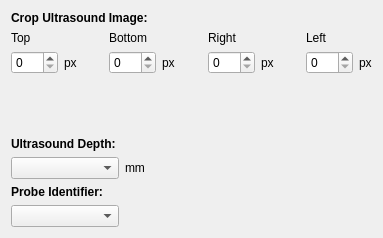
<?xml version="1.0" encoding="UTF-8"?>
<ui version="4.0">
 <class>QmitkUSControlsCustomVideoDeviceWidget</class>
 <widget class="QWidget" name="QmitkUSControlsCustomVideoDeviceWidget">
  <property name="geometry">
   <rect>
    <x>0</x>
    <y>0</y>
    <width>383</width>
    <height>238</height>
   </rect>
  </property>
  <property name="windowTitle">
   <string>Form</string>
  </property>
  <layout class="QVBoxLayout" name="verticalLayout">
   <item>
    <widget class="QLabel" name="label">
     <property name="text">
      <string>&lt;html&gt;&lt;head/&gt;&lt;body&gt;&lt;p&gt;&lt;span style=&quot; font-weight:600;&quot;&gt;Crop Ultrasound Image:&lt;/span&gt;&lt;/p&gt;&lt;/body&gt;&lt;/html&gt;</string>
     </property>
    </widget>
   </item>
   <item>
    <layout class="QHBoxLayout" name="horizontalLayout">
     <item>
      <layout class="QVBoxLayout" name="verticalLayout_5">
       <item>
        <widget class="QLabel" name="label_2">
         <property name="text">
          <string>Top</string>
         </property>
        </widget>
       </item>
       <item>
        <layout class="QHBoxLayout" name="horizontalLayout_2">
         <item>
          <widget class="QSpinBox" name="crop_top">
           <property name="minimum">
            <number>0</number>
           </property>
           <property name="maximum">
            <number>999</number>
           </property>
           <property name="singleStep">
            <number>5</number>
           </property>
           <property name="value">
            <number>0</number>
           </property>
          </widget>
         </item>
         <item>
          <widget class="QLabel" name="label_4">
           <property name="text">
            <string>px</string>
           </property>
          </widget>
         </item>
        </layout>
       </item>
      </layout>
     </item>
     <item>
      <spacer name="horizontalSpacer">
       <property name="orientation">
        <enum>Qt::Horizontal</enum>
       </property>
       <property name="sizeHint" stdset="0">
        <size>
         <width>40</width>
         <height>20</height>
        </size>
       </property>
      </spacer>
     </item>
     <item>
      <layout class="QVBoxLayout" name="verticalLayout_4">
       <item>
        <widget class="QLabel" name="label_3">
         <property name="text">
          <string>Bottom</string>
         </property>
        </widget>
       </item>
       <item>
        <layout class="QHBoxLayout" name="horizontalLayout_3">
         <item>
          <widget class="QSpinBox" name="crop_bot">
           <property name="maximum">
            <number>999</number>
           </property>
           <property name="singleStep">
            <number>5</number>
           </property>
          </widget>
         </item>
         <item>
          <widget class="QLabel" name="label_7">
           <property name="text">
            <string>px</string>
           </property>
          </widget>
         </item>
        </layout>
       </item>
      </layout>
     </item>
     <item>
      <spacer name="horizontalSpacer_2">
       <property name="orientation">
        <enum>Qt::Horizontal</enum>
       </property>
       <property name="sizeHint" stdset="0">
        <size>
         <width>40</width>
         <height>20</height>
        </size>
       </property>
      </spacer>
     </item>
     <item>
      <layout class="QVBoxLayout" name="verticalLayout_6">
       <item>
        <widget class="QLabel" name="label_5">
         <property name="text">
          <string>Right</string>
         </property>
        </widget>
       </item>
       <item>
        <layout class="QHBoxLayout" name="horizontalLayout_4">
         <item>
          <widget class="QSpinBox" name="crop_right">
           <property name="maximum">
            <number>999</number>
           </property>
           <property name="singleStep">
            <number>5</number>
           </property>
          </widget>
         </item>
         <item>
          <widget class="QLabel" name="label_8">
           <property name="text">
            <string>px</string>
           </property>
          </widget>
         </item>
        </layout>
       </item>
      </layout>
     </item>
     <item>
      <spacer name="horizontalSpacer_3">
       <property name="orientation">
        <enum>Qt::Horizontal</enum>
       </property>
       <property name="sizeHint" stdset="0">
        <size>
         <width>40</width>
         <height>20</height>
        </size>
       </property>
      </spacer>
     </item>
     <item>
      <layout class="QVBoxLayout" name="verticalLayout_7">
       <item>
        <widget class="QLabel" name="label_6">
         <property name="text">
          <string>Left</string>
         </property>
        </widget>
       </item>
       <item>
        <layout class="QHBoxLayout" name="horizontalLayout_5">
         <item>
          <widget class="QSpinBox" name="crop_left">
           <property name="maximum">
            <number>999</number>
           </property>
           <property name="singleStep">
            <number>5</number>
           </property>
          </widget>
         </item>
         <item>
          <widget class="QLabel" name="label_9">
           <property name="text">
            <string>px</string>
           </property>
          </widget>
         </item>
        </layout>
       </item>
      </layout>
     </item>
    </layout>
   </item>
   <item>
    <spacer name="verticalSpacer">
     <property name="orientation">
      <enum>Qt::Vertical</enum>
     </property>
     <property name="sizeHint" stdset="0">
      <size>
       <width>20</width>
       <height>40</height>
      </size>
     </property>
    </spacer>
   </item>
   <item>
    <layout class="QGridLayout" name="gridLayout">
     <item row="1" column="2">
      <widget class="QLabel" name="label_12">
       <property name="text">
        <string>mm</string>
       </property>
      </widget>
     </item>
     <item row="1" column="3">
      <spacer name="horizontalSpacer_5">
       <property name="orientation">
        <enum>Qt::Horizontal</enum>
       </property>
       <property name="sizeHint" stdset="0">
        <size>
         <width>40</width>
         <height>20</height>
        </size>
       </property>
      </spacer>
     </item>
     <item row="2" column="0">
      <widget class="QLabel" name="label_11">
       <property name="text">
        <string>&lt;html&gt;&lt;head/&gt;&lt;body&gt;&lt;p&gt;&lt;span style=&quot; font-weight:600;&quot;&gt;Probe Identifier:&lt;/span&gt;&lt;/p&gt;&lt;/body&gt;&lt;/html&gt;</string>
       </property>
      </widget>
     </item>
     <item row="1" column="4">
      <spacer name="horizontalSpacer_4">
       <property name="orientation">
        <enum>Qt::Horizontal</enum>
       </property>
       <property name="sizeHint" stdset="0">
        <size>
         <width>40</width>
         <height>20</height>
        </size>
       </property>
      </spacer>
     </item>
     <item row="0" column="0">
      <layout class="QVBoxLayout" name="verticalLayout_2">
       <item>
        <widget class="QLabel" name="label_10">
         <property name="text">
          <string>&lt;html&gt;&lt;head/&gt;&lt;body&gt;&lt;p&gt;&lt;span style=&quot; font-weight:600;&quot;&gt;Ultrasound Depth: &lt;/span&gt;&lt;/p&gt;&lt;/body&gt;&lt;/html&gt;</string>
         </property>
         <property name="alignment">
          <set>Qt::AlignLeading|Qt::AlignLeft|Qt::AlignTop</set>
         </property>
        </widget>
       </item>
      </layout>
     </item>
     <item row="1" column="0">
      <widget class="QComboBox" name="m_UsDepth"/>
     </item>
     <item row="3" column="0">
      <widget class="QComboBox" name="m_ProbeIdentifier"/>
     </item>
    </layout>
   </item>
  </layout>
 </widget>
 <resources/>
 <connections/>
</ui>
